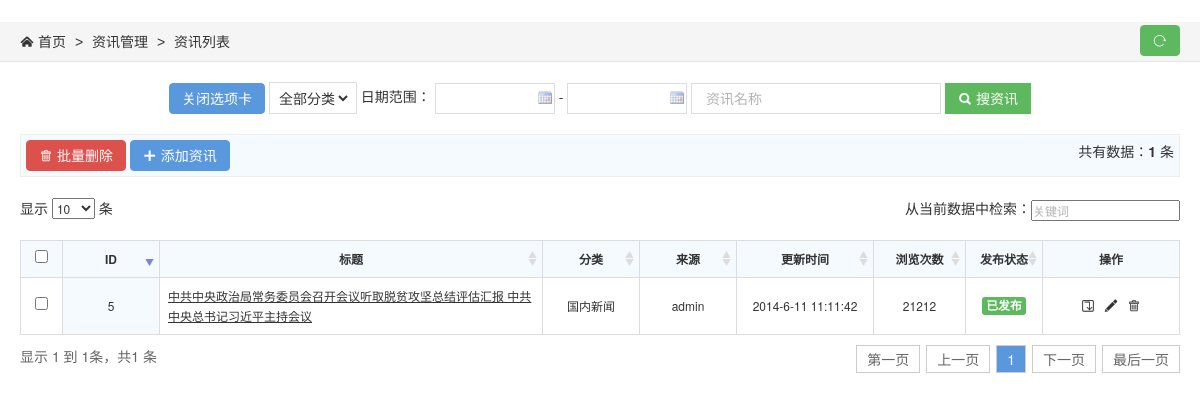
The app's page /article/articlelist/ (signed in), older data.
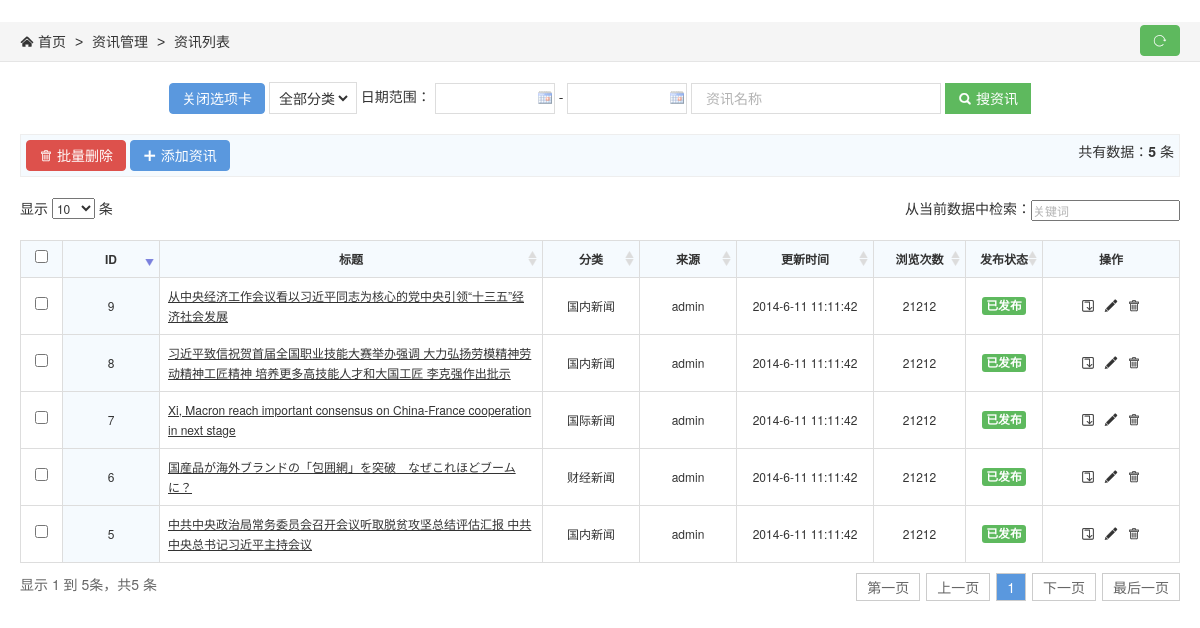
The same page, newer data.
### article/models.py (models this page shows)
class Articles(models.Model):
    title = models.CharField(max_length=100)
    content = models.TextField(default="这个人很懒，什么都没有写！")
    type = models.ForeignKey(Types, on_delete=models.CASCADE)
    author = models.ForeignKey(Users, on_delete=models.CASCADE)

class Types(models.Model):
    title = models.CharField(max_length=50)

### login/models.py (models this page shows)
class Users(models.Model):
    username = models.CharField(max_length=50, unique=True)
    password = models.CharField(max_length=50)

### article/views.py (the view)
# urls.py: path('articlelist/', views.articlelist),
def articlelist(request):
    articles = Articles.objects.all()
    return render(request, 'article-list.html', {'articles': articles})

### templates/article-list.html (shortened to what this page needs)
﻿{% load static %}
<!DOCTYPE HTML>
<html>
<head>
    <link rel="stylesheet" type="text/css" href="{% static "static/h-ui/css/H-ui.min.css" %}"/>
    <link rel="stylesheet" type="text/css" href="{% static "static/h-ui.admin/css/H-ui.admin.css" %}"/>
    <link rel="stylesheet" type="text/css" href="{% static "lib/Hui-iconfont/1.0.8/iconfont.css" %}"/>
    <link rel="stylesheet" type="text/css" href="{% static "static/h-ui.admin/skin/default/skin.css" %}" id="skin"/>
    <link rel="stylesheet" type="text/css" href="{% static "static/h-ui.admin/css/style.css" %}"/>
</head>
<body>
<nav class="breadcrumb">
    <i class="Hui-iconfont">&#xe67f;</i>
    首页
    <span class="c-gray en">&gt;</span>
    资讯管理
    <span class="c-gray en">&gt;</span>
    资讯列表
    <a class="btn btn-success radius r" style="line-height:1.6em;margin-top:3px"
       href="javascript:location.replace(location.href);" title="刷新"><i class="Hui-iconfont">&#xe68f;</i></a>
</nav>
<div class="page-container">
    <div class="text-c">
        <button onclick="removeIframe()" class="btn btn-primary radius">关闭选项卡</button>
        <span class="select-box inline">
		<select name="" class="select">
			<option value="0">全部分类</option>
		</select>
		</span> 日期范围：
        <input type="text" onfocus="WdatePicker({ maxDate:'#F{$dp.$D(\'logmax\')||\'%y-%M-%d\'}' })" id="logmin"
               class="input-text Wdate" style="width:120px;">
        -
        <input type="text" onfocus="WdatePicker({ minDate:'#F{$dp.$D(\'logmin\')}',maxDate:'%y-%M-%d' })" id="logmax"
               class="input-text Wdate" style="width:120px;">
        <input type="text" name="" id="" placeholder=" 资讯名称" style="width:250px" class="input-text">
        <button name="" id="" class="btn btn-success" type="submit"><i class="Hui-iconfont">&#xe665;</i> 搜资讯</button>
    </div>
    <div class="cl pd-5 bg-1 bk-gray mt-20"><span class="l"><a href="javascript:;" onclick="datadel()"
                                                               class="btn btn-danger radius"><i class="Hui-iconfont">&#xe6e2;</i> 批量删除</a> <a
            class="btn btn-primary radius" data-title="添加资讯" data-href="/article/articleadd/"
            onclick="Hui_admin_tab(this)" href="javascript:;"><i class="Hui-iconfont">&#xe600;</i> 添加资讯</a></span> <span
            class="r">共有数据：<strong>{{ articles.count }}</strong> 条</span></div>
    <div class="mt-20">
        <table class="table table-border table-bordered table-bg table-hover table-sort table-responsive">
            <thead>
            <tr class="text-c">
                <th width="25"><input type="checkbox" name="" value=""></th>
                <th width="80">ID</th>
                <th>标题</th>
                <th width="80">分类</th>
                <th width="80">来源</th>
                <th width="120">更新时间</th>
                <th width="75">浏览次数</th>
                <th width="60">发布状态</th>
                <th width="120">操作</th>
            </tr>
            </thead>
            <tbody>
            {% for article in articles %}
                <tr class="text-c">
                    <td><input type="checkbox" value="" name=""></td>
                    <td>{{ article.id }}</td>
                    <td class="text-l"><u style="cursor:pointer" class="text-primary"
                                          onClick="article_edit('查看','article-zhang.html','{{ article.id }}')"
                                          title="查看">{{ article.title }}</u></td>
                    <td>{{ article.type.title }}</td>
                    <td>{{ article.author.username }}</td>
                    <td>2014-6-11 11:11:42</td>
                    <td>21212</td>
                    <td class="td-status"><span class="label label-success radius">已发布</span></td>
                    <td class="f-14 td-manage"><a style="text-decoration:none" onClick="article_stop(this,'10001')"
                                                  href="javascript:;" title="下架"><i
                            class="Hui-iconfont">&#xe6de;</i></a> <a style="text-decoration:none" class="ml-5"
                                                                     onClick="article_edit('资讯编辑','/article/articleedit/',{{ article.id }})"
                                                                     href="javascript:;" title="编辑"><i
                            class="Hui-iconfont">&#xe6df;</i></a> <a style="text-decoration:none" class="ml-5"
                                                                     onClick="article_del(this,'{{ article.id }}')"
                                                                     href="javascript:;" title="删除"><i
                            class="Hui-iconfont">&#xe6e2;</i></a></td>
                </tr>
            {% endfor %}
            </tbody>
        </table>
    </div>
</div>
</body>
</html>

### static/static/h-ui.admin/css/H-ui.admin.css (style rules this page uses)
html { height:100% }
body { min-height: 100%;position: relative;font-size:14px;color:#333; background-color:#fff }
a { color:#333 }
.bg-1 { background-color:#f5fafe }
.page-container { padding:20px }
.breadcrumb { background-color:#f5f5f5; padding:0 20px; position:relative; z-index:99 }

### static/static/h-ui.admin/skin/default/skin.css (style rules this page uses)
a { color:#333 }

### static/static/h-ui.admin/skin/red/skin.css (style rules this page uses)
a { color:#333 }

Row changes from the older to the newer data that the page shows:
added Articles: id "6", title "国産品が海外ブランドの「包囲網」を突破 なぜこれほどブームに？", type "财经新闻", author.username "admin"
added Articles: id "7", title "Xi, Macron reach important consensus on China-France cooperation in next stage", type "国际新闻", author.username "admin"
added Articles: id "8", title "习近平致信祝贺首届全国职业技能大赛举办强调 大力弘扬劳模精神劳动精神工匠精神 培养更多高技能人才和大国工匠 李克强作出批示", type "国内新闻", author.username "admin"
added Articles: id "9", title "从中央经济工作会议看以习近平同志为核心的党中央引领“十三五”经济社会发展", type "国内新闻", author.username "admin"
Text that changed along with them:
{{ articles.count }}: "1" → "5"
text written by a page script: "显示 条 从当前数据中检索： 显示 1 到 1条，共1 条 第一页 上一页 1 下一页 最后一页" → "显示 条 从当前数据中检索： 显示 1 到 5条，共5 条 第一页 上一页 1 下一页 最后一页"
